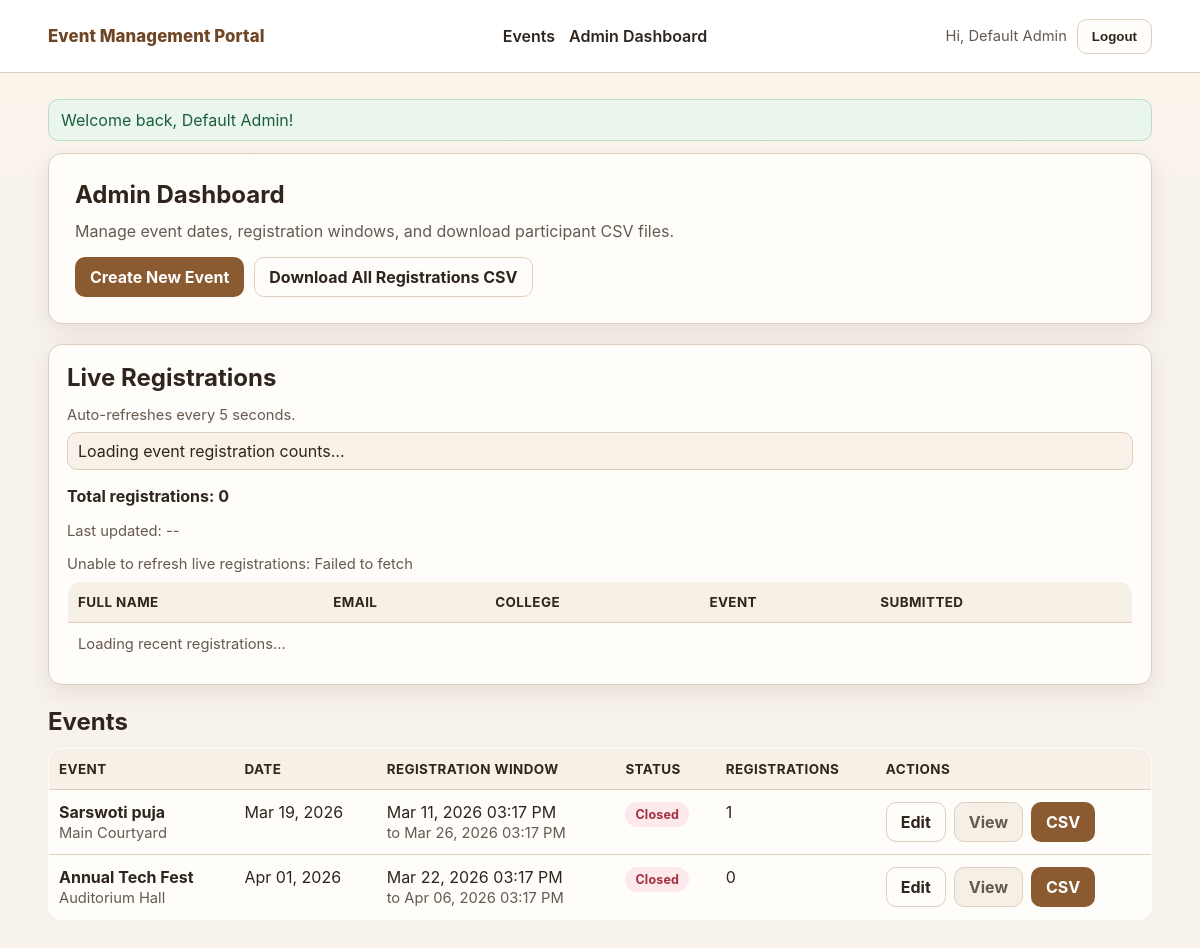
Page /admin/dashboard.php (signed in) on the committed database.
### tables this page shows
CREATE TABLE IF NOT EXISTS users (
    id INT UNSIGNED AUTO_INCREMENT PRIMARY KEY,
    name VARCHAR(120) NOT NULL,
    email VARCHAR(160) NOT NULL UNIQUE,
    password_hash VARCHAR(255) NOT NULL,
    role ENUM('admin', 'user') NOT NULL DEFAULT 'user',
    created_at TIMESTAMP NOT NULL DEFAULT CURRENT_TIMESTAMP
);

CREATE TABLE IF NOT EXISTS events (
    id INT UNSIGNED AUTO_INCREMENT PRIMARY KEY,
    title VARCHAR(180) NOT NULL,
    description TEXT NULL,
    venue VARCHAR(180) NOT NULL,
    event_date DATE NOT NULL,
    registration_open_at DATETIME NOT NULL,
    registration_close_at DATETIME NULL,
    is_active TINYINT(1) NOT NULL DEFAULT 1,
    created_by INT UNSIGNED NOT NULL,
    created_at TIMESTAMP NOT NULL DEFAULT CURRENT_TIMESTAMP,
    updated_at TIMESTAMP NOT NULL DEFAULT CURRENT_TIMESTAMP ON UPDATE CURRENT_TIMESTAMP,
    CONSTRAINT fk_events_created_by FOREIGN KEY (created_by) REFERENCES users(id) ON DELETE RESTRICT,
    INDEX idx_events_date (event_date),
    INDEX idx_events_open_at (registration_open_at)
);

### app/helpers.php (called while the page is built, shortened)
<?php
function config($key, $default = null)
{
    $segments = explode('.', (string) $key);
    $value = isset($GLOBALS['config']) ? $GLOBALS['config'] : [];
    foreach ($segments as $segment) {
        $value = $value[$segment];
    }
    return $value;
}
function base_url($path = '')
{
    static $basePath = null;
    if ($basePath === null) {
        $configured = getenv('APP_BASE_URL');
        if (is_string($configured) && trim($configured) !== '') {
            $basePath = '/' . trim($configured, '/');
            if ($basePath === '/') {
                $basePath = '';
            }
        } else {
            $documentRoot = isset($_SERVER['DOCUMENT_ROOT']) ? realpath($_SERVER['DOCUMENT_ROOT']) : false;
            $projectRoot = defined('PROJECT_ROOT') ? realpath(PROJECT_ROOT) : false;
            if ($documentRoot && $projectRoot && strpos($projectRoot, $documentRoot) === 0) {
                $relative = substr($projectRoot, strlen($documentRoot));
                $relative = str_replace('\\', '/', $relative);
                $basePath = rtrim($relative, '/');
            } else {
                $basePath = '';
            }
        }
    }
    $trimmedPath = ltrim((string) $path, '/');
    return ($basePath === '' ? '' : $basePath) . '/' . $trimmedPath;
}
function e($value)
{
    return htmlspecialchars((string) $value, ENT_QUOTES, 'UTF-8');
}
function pull_flashes()
{
    $messages = isset($_SESSION['_flash']) && is_array($_SESSION['_flash']) ? $_SESSION['_flash'] : [];
    return $messages;
}

### app/auth.php (called while the page is built, shortened)
<?php
function current_user()
{
    static $cachedUser = null;
    static $cachedUserId = null;
    $sessionUserId = isset($_SESSION['user_id']) ? (int) $_SESSION['user_id'] : 0;
    if (is_array($cachedUser) && $cachedUserId === $sessionUserId) {
        return $cachedUser;
    }
    $statement = db()->prepare('SELECT id, name, email, role FROM users WHERE id = :id LIMIT 1');
    $statement->execute(['id' => $sessionUserId]);
    $user = $statement->fetch();
    $cachedUser = $user;
    $cachedUserId = $sessionUserId;
    return $cachedUser;
}
function is_logged_in()
{
    return current_user() !== null;
}
function require_login()
{
    if (!is_logged_in()) {
        flash('error', 'Please log in to continue.');
        redirect('login.php');
    }
}
function require_admin()
{
    require_login();
}

### app/database.php (called while the page is built)
<?php
function db()
{
    static $pdo = null;
    if ($pdo instanceof PDO) {
        return $pdo;
    }
    $dsn = sprintf(
        'mysql:host=%s;port=%s;dbname=%s;charset=%s',
        config('db.host'),
        config('db.port'),
        config('db.name'),
        config('db.charset', 'utf8mb4')
    );
    try {
        $pdo = new PDO($dsn, config('db.user'), config('db.pass'), [
            PDO::ATTR_ERRMODE => PDO::ERRMODE_EXCEPTION,
            PDO::ATTR_DEFAULT_FETCH_MODE => PDO::FETCH_ASSOC,
            PDO::ATTR_EMULATE_PREPARES => false,
        ]);
    } catch (PDOException $exception) {
        http_response_code(500);
        echo '<h1>Database connection failed</h1>';
        echo '<p>Please verify your MySQL credentials in <code>app/config.php</code> or environment variables.</p>';
        exit;
    }
    $pdo->exec("SET time_zone = '+00:00'");
    return $pdo;
}

### app/events.php (called while the page is built, shortened)
<?php
function app_timezone()
{
    static $timezone = null;
    if (!$timezone) {
        $timezone = new DateTimeZone(config('app.timezone', 'Asia/Kathmandu'));
    }
    return $timezone;
}
function db_timezone()
{
    static $timezone = null;
    if (!$timezone) {
        $timezone = new DateTimeZone(config('app.db_timezone', 'UTC'));
    }
    return $timezone;
}
function parse_utc_datetime($value)
{
    $parsed = DateTimeImmutable::createFromFormat('Y-m-d H:i:s', (string) $value, db_timezone());
    if ($parsed instanceof DateTimeImmutable) {
        return $parsed;
    }
}
function format_utc_to_local($utcDatetime, $format = 'M d, Y h:i A')
{
    $date = parse_utc_datetime($utcDatetime);
    return $date->setTimezone(app_timezone())->format($format);
}
function format_event_date($eventDate, $format = 'M d, Y')
{
    $date = DateTimeImmutable::createFromFormat('Y-m-d', (string) $eventDate, app_timezone());
    return $date->format($format);
}
function registration_state($event)
{
    $openAt = parse_utc_datetime(isset($event['registration_open_at']) ? $event['registration_open_at'] : null);
    $closeAt = parse_utc_datetime(isset($event['registration_close_at']) ? $event['registration_close_at'] : null);
    $now = new DateTimeImmutable('now', db_timezone());
    if ($closeAt && $now > $closeAt) {
        return 'closed';
    }
    return 'open';
}

### admin/dashboard.php (the view, shortened to what this page needs)
<?php
require_admin();
$statement = db()->query('SELECT e.*, u.name AS created_by_name,
    (SELECT COUNT(*) FROM registrations r WHERE r.event_id = e.id) AS registration_count
    FROM events e
    LEFT JOIN users u ON u.id = e.created_by
    ORDER BY e.event_date ASC, e.registration_open_at ASC');
$events = $statement->fetchAll();
require __DIR__ . '/../templates/header.php';
?>
<section class="hero">
    <h1>Admin Dashboard</h1>
    <p>Manage event dates, registration windows, and download participant CSV files.</p>
    <div class="actions" style="margin-top: 12px;">
        <a class="btn btn-primary" href="<?php echo e(base_url('admin/event_form.php')); ?>">Create New Event</a>
        <a class="btn btn-outline" href="<?php echo e(base_url('admin/export_csv.php')); ?>">Download All Registrations CSV</a>
    </div>
</section>
<section class="card" id="live-registrations-panel" data-feed-url="<?php echo e(base_url('admin/registrations_feed.php')); ?>">
    <h2>Live Registrations</h2>
    <p class="meta">Auto-refreshes every 5 seconds.</p>
    <div class="inline-list" id="live-per-event-counts">
        <div>Loading event registration counts...</div>
    </div>
    <p><strong>Total registrations: <span id="live-total-registrations">0</span></strong></p>
    <p class="meta" id="live-registrations-updated">Last updated: --</p>
    <p class="meta" id="live-registrations-status">Waiting for first update...</p>
    <div class="table-wrap">
        <table>
            <thead>
                <tr>
                    <th>Full Name</th>
                    <th>Email</th>
                    <th>College</th>
                    <th>Event</th>
                    <th>Submitted</th>
                </tr>
            </thead>
            <tbody id="live-recent-registrations-body">
                <tr>
                    <td colspan="5" class="meta">Loading recent registrations...</td>
                </tr>
            </tbody>
        </table>
    </div>
</section>
<section>
    <h2 class="section-title">Events</h2>
    <?php if (empty($events)): ?>
        <div class="empty-state">No events created yet.</div>
    <?php else: ?>
        <div class="table-wrap">
            <table>
                <thead>
                    <tr>
                        <th>Event</th>
                        <th>Date</th>
                        <th>Registration Window</th>
                        <th>Status</th>
                        <th>Registrations</th>
                        <th>Actions</th>
                    </tr>
                </thead>
                <tbody>
                    <?php foreach ($events as $event): ?>
                        <?php $state = registration_state($event); ?>
                        <tr>
                            <td>
                                <strong><?php echo e($event['title']); ?></strong><br>
                                <span class="meta"><?php echo e($event['venue']); ?></span>
                            </td>
                            <td><?php echo e(format_event_date($event['event_date'])); ?></td>
                            <td>
                                <?php echo e(format_utc_to_local($event['registration_open_at'])); ?><br>
                                <span class="meta">to <?php echo e($event['registration_close_at'] ? format_utc_to_local($event['registration_close_at']) : 'No end date'); ?></span>
                            </td>
                            <td><span class="badge badge-<?php echo e($state); ?>"><?php echo e(ucfirst($state)); ?></span></td>
                            <td><?php echo (int) $event['registration_count']; ?></td>
                            <td>
                                <div class="table-actions">
                                    <a class="btn btn-outline" href="<?php echo e(base_url('admin/event_form.php?id=' . (int) $event['id'])); ?>">Edit</a>
                                    <a class="btn btn-muted" href="<?php echo e(base_url('event.php?id=' . (int) $event['id'])); ?>">View</a>
                                    <a class="btn btn-primary" href="<?php echo e(base_url('admin/export_csv.php?event_id=' . (int) $event['id'])); ?>">CSV</a>
                                </div>
                            </td>
                        </tr>
                    <?php endforeach; ?>
                </tbody>
            </table>
        </div>
    <?php endif; ?>
</section>
<?php require __DIR__ . '/../templates/footer.php'; ?>

### templates/header.php (shortened to what this page needs)
<?php
$currentUser = current_user();
$flashMessages = pull_flashes();
?>
<!DOCTYPE html>
<html lang="en">
<head>
    <link rel="stylesheet" href="<?php echo e(base_url('public/css/styles.css')); ?>">
</head>
<body>
    <header class="site-header">
        <div class="container nav-wrap">
            <a class="brand" href="<?php echo e(base_url('index.php')); ?>"><?php echo e(config('app.name', 'Event Management Portal')); ?></a>
            <nav class="site-nav">
                <a href="<?php echo e(base_url('index.php')); ?>">Events</a>
                <?php if ($currentUser && $currentUser['role'] === 'admin'): ?>
                    <a href="<?php echo e(base_url('admin/dashboard.php')); ?>">Admin Dashboard</a>
                <?php endif; ?>
            </nav>
            <div class="auth-links">
                <?php if ($currentUser): ?>
                    <span class="welcome">Hi, <?php echo e($currentUser['name']); ?></span>
                    <form method="POST" action="<?php echo e(base_url('logout.php')); ?>" class="inline-form">
                        <button type="submit" class="btn btn-outline">Logout</button>
                    </form>
                <?php else: ?>
                    <a class="btn btn-outline" href="<?php echo e(base_url('login.php')); ?>">Login</a>
                    <a class="btn btn-primary" href="<?php echo e(base_url('signup.php')); ?>">Sign Up</a>
                <?php endif; ?>
            </div>
        </div>
    </header>
    <main class="site-main">
        <div class="container">
            <?php foreach ($flashMessages as $flash): ?>
                <div class="alert alert-<?php echo e($flash['type']); ?>"><?php echo e($flash['message']); ?></div>
            <?php endforeach; ?>

### templates/footer.php (shortened to what this page needs)
        </div>
    </main>
</body>
</html>

### public/css/styles.css (style rules this page uses)
:root { --bg: #f7f2eb; --surface: #fffdf9; --surface-muted: #f6efe6; --border: #decfbe; --text: #2f251d; --muted: #665a4f; --primary: #8a5a30; --primary-dark: #6f4523; --success: #1f6f42; --warning: #915514; --danger: #a2303f; --info: #6b4f95; --radius: 14px; --shadow: 0 8px 24px rgba(70, 42, 18, 0.09); }
* { box-sizing: border-box; }
body { margin: 0; font-family: "Inter", "Segoe UI", Roboto, Helvetica, Arial, sans-serif; color: var(--text); background: linear-gradient(180deg, #fdf6ec 0%, var(--bg) 220px); }
a { color: var(--primary); text-decoration: none; }
.container { width: min(1120px, 92vw); margin: 0 auto; }
.site-header { background: #fff; border-bottom: 1px solid var(--border); position: sticky; top: 0; z-index: 20; }
.nav-wrap { display: flex; align-items: center; justify-content: space-between; gap: 16px; min-height: 72px; }
.brand { font-weight: 800; letter-spacing: 0.1px; font-size: 1.05rem; color: var(--primary-dark); }
.site-nav { display: flex; gap: 14px; align-items: center; }
.site-nav a { color: var(--text); font-weight: 600; }
.auth-links { display: flex; gap: 10px; align-items: center; }
.inline-form { margin: 0; }
.welcome { color: var(--muted); font-size: 0.92rem; }
.site-main { padding: 26px 0 44px; }
.hero { background: var(--surface); border: 1px solid var(--border); border-radius: var(--radius); box-shadow: var(--shadow); padding: 26px; margin-bottom: 20px; }
.hero h1 { margin-top: 0; margin-bottom: 10px; }
.hero p { margin: 0; color: var(--muted); line-height: 1.6; }
.section-title { margin: 22px 0 12px; }
.card { background: var(--surface); border: 1px solid var(--border); border-radius: var(--radius); box-shadow: var(--shadow); padding: 18px; }
.card h3, .card h2 { margin-top: 0; margin-bottom: 10px; }
.meta { color: var(--muted); font-size: 0.92rem; margin-bottom: 8px; }
.badge { display: inline-block; padding: 5px 10px; border-radius: 999px; font-size: 0.78rem; font-weight: 700; letter-spacing: 0.2px; }
.badge-closed { background: #fde8ec; color: var(--danger); }
.btn { display: inline-flex; align-items: center; justify-content: center; border-radius: 10px; border: 1px solid transparent; font-weight: 700; padding: 9px 14px; transition: 0.2s ease; cursor: pointer; text-decoration: none; }
.btn-primary { background: var(--primary); color: #fff; }
.btn-outline { border-color: var(--border); color: var(--text); background: var(--surface); }
.btn-muted { border-color: var(--border); color: var(--muted); background: var(--surface-muted); }
.actions { display: flex; gap: 10px; flex-wrap: wrap; }
.alert { border-radius: 10px; border: 1px solid; padding: 10px 12px; margin-bottom: 12px; }
.alert-success { border-color: #bbdec7; background: #eaf5ee; color: #1b5f39; }
.table-wrap { overflow-x: auto; }
table { width: 100%; border-collapse: collapse; background: var(--surface); border-radius: var(--radius); overflow: hidden; border: 1px solid var(--border); }
th, td { text-align: left; padding: 12px 10px; border-bottom: 1px solid var(--border); vertical-align: top; }
th { background: #f7f0e6; font-size: 0.84rem; text-transform: uppercase; letter-spacing: 0.4px; }
.table-actions { display: flex; gap: 8px; flex-wrap: wrap; }
.inline-list { display: grid; grid-template-columns: repeat(auto-fit, minmax(230px, 1fr)); gap: 8px 12px; }
.inline-list div { padding: 8px 10px; background: #f8f1e8; border: 1px solid var(--border); border-radius: 10px; }

### rows in the picture
users: name "Default Admin"
events: title "Sarswoti puja", venue "Main Courtyard", event_date "Mar 19, 2026", registration_open_at "Mar 11, 2026 03:17 PM", registration_close_at "Mar 26, 2026 03:17 PM", registration_close_at "Closed", registration_count "1"
events: title "Annual Tech Fest", venue "Auditorium Hall", event_date "Apr 01, 2026", registration_open_at "Mar 22, 2026 03:17 PM", registration_close_at "Apr 06, 2026 03:17 PM", registration_close_at "Closed", registration_count "0"

### other values in the picture
config('app.name', 'Event Management Portal') "Event Management Portal"
$flash['message'] "Welcome back, Default Admin!"
